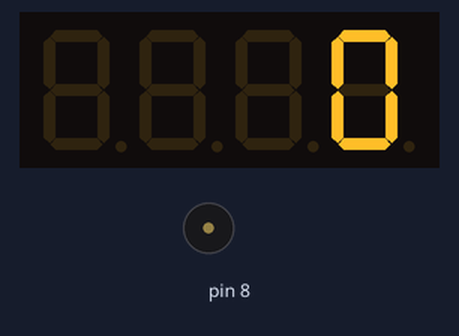
Bench run of a sketch on a simulated Arduino Uno, built with avr-gcc and run on an emulated ATmega328P. Shown: 4-digit seven-segment display, buzzer (waves = sounding). Wiring (inferred from the names in the program): 4-digit 7-segment display, segments lit when HIGH: segments pin 3, pin 7, A2, A4, A5, pin 4, A1, A3; digit selects pin 2, pin 5, pin 6, A0. The segment pins are drawn as the display they are named for.

Above: at 0.1 s.
At 15.1 s:
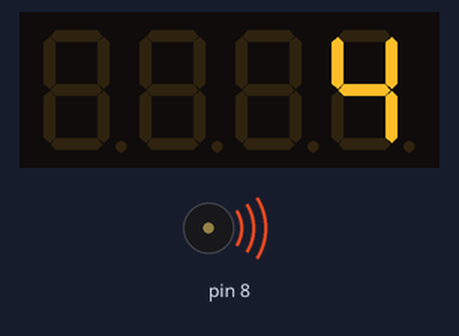
At 26.1 s:
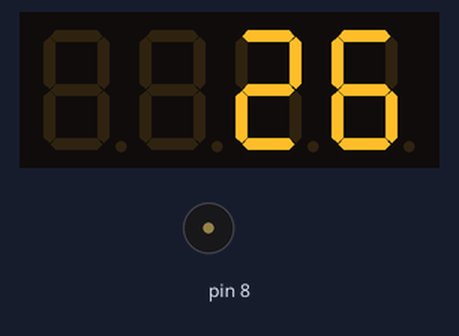
At 38.1 s:
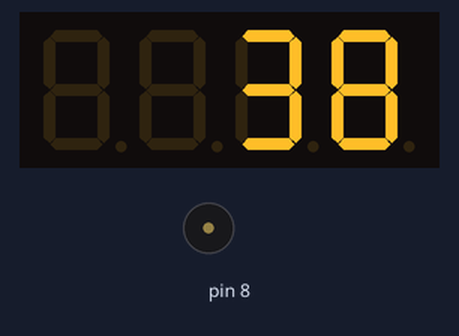
Timing chart, 0 to 39.6 s (numbered marks = the images above):
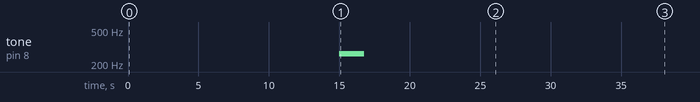

Measured:
- by itself, tone on pin 8: silent → 262 Hz at 15.0 s, → silent 1.8 s later
- what the display in image 0 shows lasts 1.1 s, from 0.0 s to 1.1 s
- what the display in image 1 shows lasts 0.8 s, from 15.1 s to 15.9 s

The sketch:

seven_segment_quiz.ino
```cpp
int a_pin = 3;
int b_pin = 7;
int c_pin = A2;
int d_pin = A4;
int e_pin = A5;
int f_pin = 4;
int g_pin = A1;
int dp_pin = A3;

int dig1 = 2;
int dig2 = 5;
int dig3 = 6;
int dig4 = A0;

byte digits[10][7] = {
  {1, 1, 1, 1, 1, 1, 0},    // 0
  {0, 1, 1, 0, 0, 0, 0},    // 1
  {1, 1, 0, 1, 1, 0, 1},    // 2
  {1, 1, 1, 1, 0, 0, 1},    // 3
  {0, 1, 1, 0, 0, 1, 1},    // 4
  {1, 0, 1, 1, 0, 1, 1},    // 5
  {1, 0, 1, 1, 1, 1, 1},    // 6
  {1, 1, 1, 0, 0, 0, 0},    // 7
  {1, 1, 1, 1, 1, 1, 1},    // 8
  {1, 1, 1, 1, 0, 1, 1}     // 9
};

byte myName[5][7] = {
  {1, 0, 1, 1, 0, 1, 1},    // s
  {0, 1, 1, 0, 0, 0, 0},    // i
  {1, 0, 0, 1, 1, 1, 1},    // e
  {0, 1, 1, 1, 1, 1, 0},    // u
  {0, 0, 1, 0, 1, 0, 1}     // n
};

int digitPos[4] = {dig1, dig2, dig3, dig4};

int val = 0;
int val4 = 0;
int val3 = 0;
int val2 = 0;
int val1 = 0;

void setup() {
  pinMode(dig1, OUTPUT);
  pinMode(dig2, OUTPUT);
  pinMode(dig3, OUTPUT);
  pinMode(dig4, OUTPUT);

  pinMode(a_pin, OUTPUT);
  pinMode(b_pin, OUTPUT);
  pinMode(c_pin, OUTPUT);
  pinMode(d_pin, OUTPUT);
  pinMode(e_pin, OUTPUT);
  pinMode(f_pin, OUTPUT);
  pinMode(g_pin, OUTPUT);

  pinMode(dp_pin, OUTPUT);
}

void loop() {
  val = millis() / 1000;

  if(val == 15){
    for(int i = 0; i < 8; i++){
      tone(8, 262, 250);
      delay(100);
    }
  }

  val4 = (val / 1000) % 10;
  val3 = (val / 100) % 10;
  val2 = (val / 10) % 10;
  val1 = val % 10;

  if(val >= 1000){
    clearAll();
    selectDigitPos(1);
    printNumber(val4);
    delayMicroseconds(1000);
  }

  if(val >= 100){
    clearAll();
    selectDigitPos(2);
    printNumber(val3);
    delayMicroseconds(1000);
  }

  if(val >= 10){
    clearAll();
    selectDigitPos(3);
    printNumber(val2);
    delayMicroseconds(1000);
  }

  if(val >= 0){
    clearAll();
    selectDigitPos(4);
    printNumber(val1);
    delayMicroseconds(1000);
  }
}

void selectDigitPos(int pos){
  digitalWrite(dig1, HIGH);
  digitalWrite(dig2, HIGH);
  digitalWrite(dig3, HIGH);
  digitalWrite(dig4, HIGH);

  digitalWrite(digitPos[pos-1], LOW);
}

void printNumber(int number) {
  digitalWrite(a_pin, digits[number][0]);
  digitalWrite(b_pin, digits[number][1]);
  digitalWrite(c_pin, digits[number][2]);
  digitalWrite(d_pin, digits[number][3]);
  digitalWrite(e_pin, digits[number][4]);
  digitalWrite(f_pin, digits[number][5]);
  digitalWrite(g_pin, digits[number][6]);
}

void clearAll() {
  digitalWrite(a_pin, LOW);
  digitalWrite(b_pin, LOW);
  digitalWrite(c_pin, LOW);
  digitalWrite(d_pin, LOW);
  digitalWrite(e_pin, LOW);
  digitalWrite(f_pin, LOW);
  digitalWrite(g_pin, LOW);

  digitalWrite(dp_pin, LOW);
}

void printDP() {
  digitalWrite(dp_pin, HIGH);
}
```
